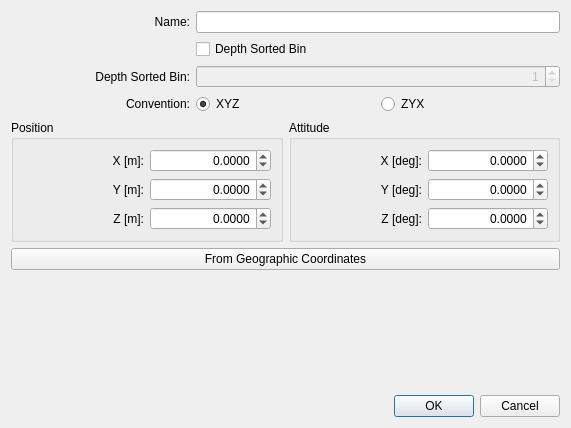
<?xml version="1.0" encoding="UTF-8"?>
<ui version="4.0">
 <class>DialogEditPAT</class>
 <widget class="QDialog" name="DialogEditPAT">
  <property name="geometry">
   <rect>
    <x>0</x>
    <y>0</y>
    <width>571</width>
    <height>428</height>
   </rect>
  </property>
  <property name="windowTitle">
   <string>PAT Edit</string>
  </property>
  <property name="modal">
   <bool>true</bool>
  </property>
  <layout class="QGridLayout" name="gridLayout_2">
   <item row="2" column="1" colspan="2">
    <widget class="QSpinBox" name="spinBoxDepthSortedBin">
     <property name="enabled">
      <bool>false</bool>
     </property>
     <property name="alignment">
      <set>Qt::AlignRight|Qt::AlignTrailing|Qt::AlignVCenter</set>
     </property>
     <property name="minimum">
      <number>1</number>
     </property>
     <property name="maximum">
      <number>9</number>
     </property>
     <property name="value">
      <number>1</number>
     </property>
    </widget>
   </item>
   <item row="0" column="0">
    <widget class="QLabel" name="label">
     <property name="text">
      <string>Name:</string>
     </property>
     <property name="alignment">
      <set>Qt::AlignRight|Qt::AlignTrailing|Qt::AlignVCenter</set>
     </property>
     <property name="buddy">
      <cstring>lineEditName</cstring>
     </property>
    </widget>
   </item>
   <item row="3" column="1">
    <widget class="QRadioButton" name="radioButtonXYZ">
     <property name="text">
      <string>XYZ</string>
     </property>
     <property name="checked">
      <bool>true</bool>
     </property>
     <attribute name="buttonGroup">
      <string notr="true">buttonGroupConvention</string>
     </attribute>
    </widget>
   </item>
   <item row="7" column="0" colspan="3">
    <widget class="QDialogButtonBox" name="buttonBox">
     <property name="orientation">
      <enum>Qt::Horizontal</enum>
     </property>
     <property name="standardButtons">
      <set>QDialogButtonBox::Cancel|QDialogButtonBox::Ok</set>
     </property>
    </widget>
   </item>
   <item row="4" column="0" colspan="3">
    <layout class="QGridLayout" name="gridLayout">
     <item row="0" column="0">
      <widget class="QGroupBox" name="groupBox">
       <property name="minimumSize">
        <size>
         <width>0</width>
         <height>0</height>
        </size>
       </property>
       <property name="title">
        <string>Position</string>
       </property>
       <layout class="QGridLayout" name="gridLayout_3">
        <item row="0" column="0">
         <widget class="QLabel" name="label_2">
          <property name="text">
           <string>X [m]:</string>
          </property>
          <property name="alignment">
           <set>Qt::AlignRight|Qt::AlignTrailing|Qt::AlignVCenter</set>
          </property>
          <property name="buddy">
           <cstring>spinBoxPositionX</cstring>
          </property>
         </widget>
        </item>
        <item row="0" column="1">
         <widget class="QDoubleSpinBox" name="spinBoxPositionX">
          <property name="alignment">
           <set>Qt::AlignRight|Qt::AlignTrailing|Qt::AlignVCenter</set>
          </property>
          <property name="decimals">
           <number>4</number>
          </property>
          <property name="minimum">
           <double>-9999999.998999999836087</double>
          </property>
          <property name="maximum">
           <double>9999999.998999999836087</double>
          </property>
         </widget>
        </item>
        <item row="1" column="0">
         <widget class="QLabel" name="label_3">
          <property name="text">
           <string>Y [m]:</string>
          </property>
          <property name="alignment">
           <set>Qt::AlignRight|Qt::AlignTrailing|Qt::AlignVCenter</set>
          </property>
          <property name="buddy">
           <cstring>spinBoxPositionY</cstring>
          </property>
         </widget>
        </item>
        <item row="1" column="1">
         <widget class="QDoubleSpinBox" name="spinBoxPositionY">
          <property name="alignment">
           <set>Qt::AlignRight|Qt::AlignTrailing|Qt::AlignVCenter</set>
          </property>
          <property name="decimals">
           <number>4</number>
          </property>
          <property name="minimum">
           <double>-9999999.998999999836087</double>
          </property>
          <property name="maximum">
           <double>9999999.998999999836087</double>
          </property>
         </widget>
        </item>
        <item row="2" column="0">
         <widget class="QLabel" name="label_4">
          <property name="text">
           <string>Z [m]:</string>
          </property>
          <property name="alignment">
           <set>Qt::AlignRight|Qt::AlignTrailing|Qt::AlignVCenter</set>
          </property>
          <property name="buddy">
           <cstring>spinBoxPositionZ</cstring>
          </property>
         </widget>
        </item>
        <item row="2" column="1">
         <widget class="QDoubleSpinBox" name="spinBoxPositionZ">
          <property name="alignment">
           <set>Qt::AlignRight|Qt::AlignTrailing|Qt::AlignVCenter</set>
          </property>
          <property name="decimals">
           <number>4</number>
          </property>
          <property name="minimum">
           <double>-9999999.998999999836087</double>
          </property>
          <property name="maximum">
           <double>9999999.998999999836087</double>
          </property>
         </widget>
        </item>
       </layout>
      </widget>
     </item>
     <item row="0" column="1">
      <widget class="QGroupBox" name="groupBox_2">
       <property name="minimumSize">
        <size>
         <width>0</width>
         <height>0</height>
        </size>
       </property>
       <property name="title">
        <string>Attitude</string>
       </property>
       <layout class="QGridLayout" name="gridLayout_4">
        <item row="0" column="0">
         <widget class="QLabel" name="label_6">
          <property name="text">
           <string>X [deg]:</string>
          </property>
          <property name="alignment">
           <set>Qt::AlignRight|Qt::AlignTrailing|Qt::AlignVCenter</set>
          </property>
          <property name="buddy">
           <cstring>spinBoxAttitudeX</cstring>
          </property>
         </widget>
        </item>
        <item row="0" column="1">
         <widget class="QDoubleSpinBox" name="spinBoxAttitudeX">
          <property name="alignment">
           <set>Qt::AlignRight|Qt::AlignTrailing|Qt::AlignVCenter</set>
          </property>
          <property name="decimals">
           <number>4</number>
          </property>
          <property name="minimum">
           <double>-180.000000000000000</double>
          </property>
          <property name="maximum">
           <double>180.000000000000000</double>
          </property>
         </widget>
        </item>
        <item row="1" column="0">
         <widget class="QLabel" name="label_7">
          <property name="text">
           <string>Y [deg]:</string>
          </property>
          <property name="alignment">
           <set>Qt::AlignRight|Qt::AlignTrailing|Qt::AlignVCenter</set>
          </property>
          <property name="buddy">
           <cstring>spinBoxAttitudeY</cstring>
          </property>
         </widget>
        </item>
        <item row="1" column="1">
         <widget class="QDoubleSpinBox" name="spinBoxAttitudeY">
          <property name="alignment">
           <set>Qt::AlignRight|Qt::AlignTrailing|Qt::AlignVCenter</set>
          </property>
          <property name="decimals">
           <number>4</number>
          </property>
          <property name="minimum">
           <double>-180.000000000000000</double>
          </property>
          <property name="maximum">
           <double>180.000000000000000</double>
          </property>
         </widget>
        </item>
        <item row="2" column="0">
         <widget class="QLabel" name="label_5">
          <property name="text">
           <string>Z [deg]:</string>
          </property>
          <property name="alignment">
           <set>Qt::AlignRight|Qt::AlignTrailing|Qt::AlignVCenter</set>
          </property>
          <property name="buddy">
           <cstring>spinBoxAttitudeZ</cstring>
          </property>
         </widget>
        </item>
        <item row="2" column="1">
         <widget class="QDoubleSpinBox" name="spinBoxAttitudeZ">
          <property name="alignment">
           <set>Qt::AlignRight|Qt::AlignTrailing|Qt::AlignVCenter</set>
          </property>
          <property name="decimals">
           <number>4</number>
          </property>
          <property name="minimum">
           <double>-360.000000000000000</double>
          </property>
          <property name="maximum">
           <double>360.000000000000000</double>
          </property>
         </widget>
        </item>
       </layout>
      </widget>
     </item>
    </layout>
   </item>
   <item row="6" column="0" colspan="3">
    <spacer name="verticalSpacer">
     <property name="orientation">
      <enum>Qt::Vertical</enum>
     </property>
     <property name="sizeHint" stdset="0">
      <size>
       <width>379</width>
       <height>205</height>
      </size>
     </property>
    </spacer>
   </item>
   <item row="0" column="1" colspan="2">
    <widget class="QLineEdit" name="lineEditName"/>
   </item>
   <item row="3" column="0">
    <widget class="QLabel" name="label_9">
     <property name="text">
      <string>Convention:</string>
     </property>
     <property name="alignment">
      <set>Qt::AlignRight|Qt::AlignTrailing|Qt::AlignVCenter</set>
     </property>
    </widget>
   </item>
   <item row="1" column="1" colspan="2">
    <widget class="QCheckBox" name="checkBoxDepthSortedBin">
     <property name="text">
      <string>Depth Sorted Bin</string>
     </property>
    </widget>
   </item>
   <item row="2" column="0">
    <widget class="QLabel" name="label_8">
     <property name="text">
      <string>Depth Sorted Bin:</string>
     </property>
     <property name="alignment">
      <set>Qt::AlignRight|Qt::AlignTrailing|Qt::AlignVCenter</set>
     </property>
    </widget>
   </item>
   <item row="3" column="2">
    <widget class="QRadioButton" name="radioButtonZYX">
     <property name="text">
      <string>ZYX</string>
     </property>
     <attribute name="buttonGroup">
      <string notr="true">buttonGroupConvention</string>
     </attribute>
    </widget>
   </item>
   <item row="5" column="0" colspan="3">
    <widget class="QPushButton" name="pushButtonFromGeo">
     <property name="text">
      <string>From Geographic Coordinates</string>
     </property>
    </widget>
   </item>
  </layout>
 </widget>
 <tabstops>
  <tabstop>lineEditName</tabstop>
  <tabstop>spinBoxPositionX</tabstop>
  <tabstop>spinBoxPositionY</tabstop>
  <tabstop>spinBoxPositionZ</tabstop>
  <tabstop>spinBoxAttitudeX</tabstop>
  <tabstop>spinBoxAttitudeY</tabstop>
  <tabstop>spinBoxAttitudeZ</tabstop>
  <tabstop>buttonBox</tabstop>
 </tabstops>
 <resources/>
 <connections>
  <connection>
   <sender>buttonBox</sender>
   <signal>accepted()</signal>
   <receiver>DialogEditPAT</receiver>
   <slot>accept()</slot>
   <hints>
    <hint type="sourcelabel">
     <x>248</x>
     <y>254</y>
    </hint>
    <hint type="destinationlabel">
     <x>157</x>
     <y>274</y>
    </hint>
   </hints>
  </connection>
  <connection>
   <sender>buttonBox</sender>
   <signal>rejected()</signal>
   <receiver>DialogEditPAT</receiver>
   <slot>reject()</slot>
   <hints>
    <hint type="sourcelabel">
     <x>316</x>
     <y>260</y>
    </hint>
    <hint type="destinationlabel">
     <x>286</x>
     <y>274</y>
    </hint>
   </hints>
  </connection>
 </connections>
 <buttongroups>
  <buttongroup name="buttonGroupConvention"/>
 </buttongroups>
</ui>
